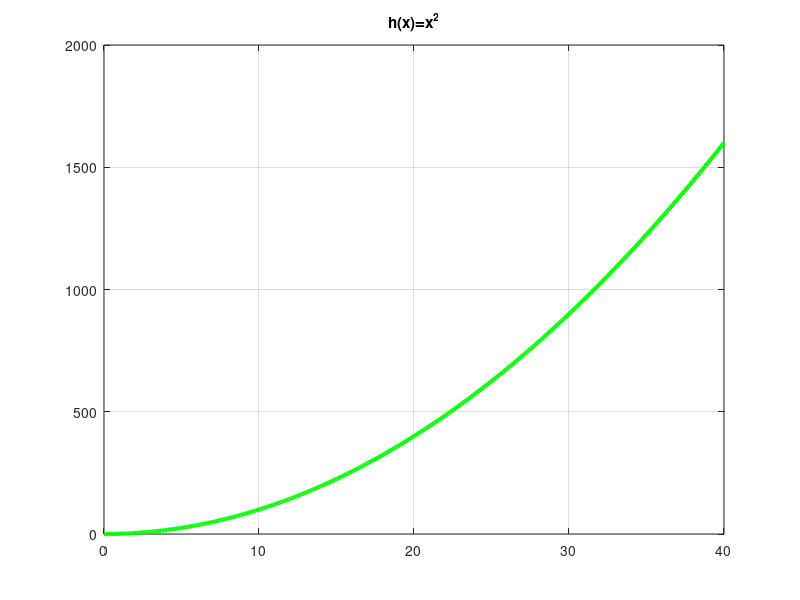

Write MATLAB code to recreate this figure.
% Octave Script
% Title			    :Funcion Inyectiva, Suprayectiva y biyectiva
% Description		:DETERMINAR FUNCIONES
% Author		    :ANGEL JESUS SANTIAGO HERNANDEZ
% Date		    	:16/11/2021
% Ejercicio	 	  :4
% Usage			    :DRAKJESUS
%Notes:        Se necesita el programa Octave, usar su linea de comando
%              https://octaveintro.readthedocs.io/en/latest/index.html

%Limpiar variable
clear
%Declarar Dominio
x = (0:0.1:40);
%Funcion a graficar
hx = (x.^2);
%Codigo para graficar
plot(x,hx,'g','linewidth',3);
%Nombre de la grafica
title('h(x)=x^2');
%Mensajes
disp ("Esta es una funcion inyectiva")
grid on;
